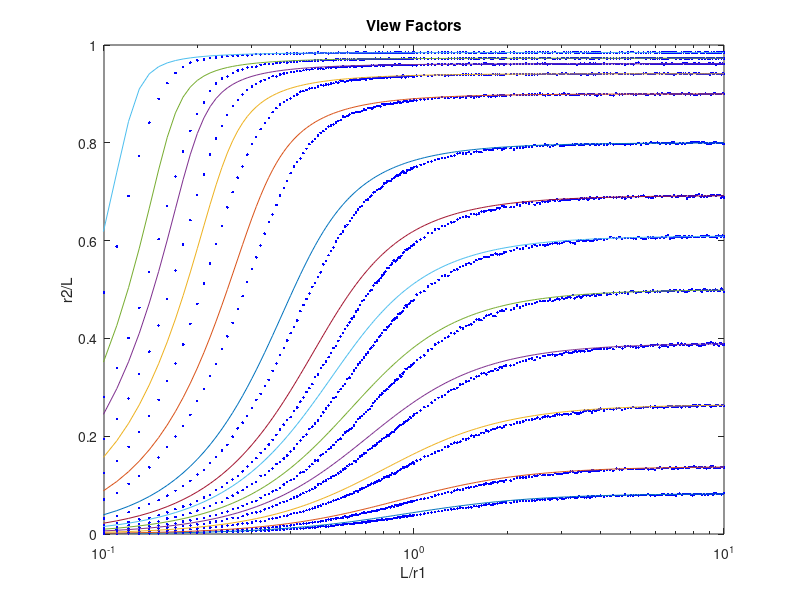
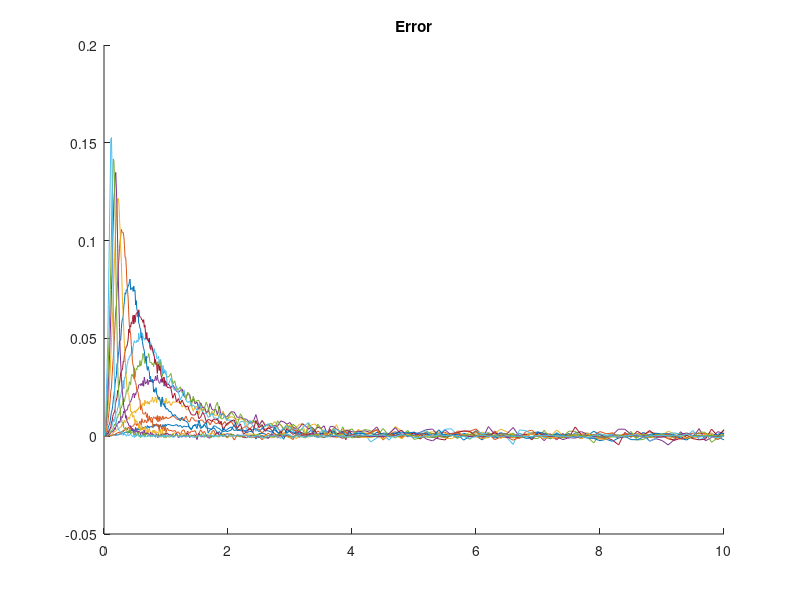

MATLAB code for these plots, in order:
%reads the data from simulation
CL = load('Cylindrical_Results');
r2_L = CL.r2_L;
rangeL_r1 = CL.rangeL_r1;
h = figure('units','normalized','Name','View Factors','Position',[0.11201 0.2513 0.40996 0.54688]);
for i = 1:length(r2_L)
semilogx(CL.rangeL_r1,CL.CORE{1,i},'b.')
hold on
semilogx(CL.rangeL_r1,CL.CORE{2,i})
end
xlim([0.1,rangeL_r1(length(rangeL_r1))]);
xlabel('L/r1')
ylabel('r2/L')
title('View Factors')
f = figure('units','pixels','Name','Error','position',[724 194 560 420]);
hold on
for i = 1:length(r2_L)
plot(CL.rangeL_r1,CL.CORE{2,i}-CL.CORE{1,i});
end

title('Error')
